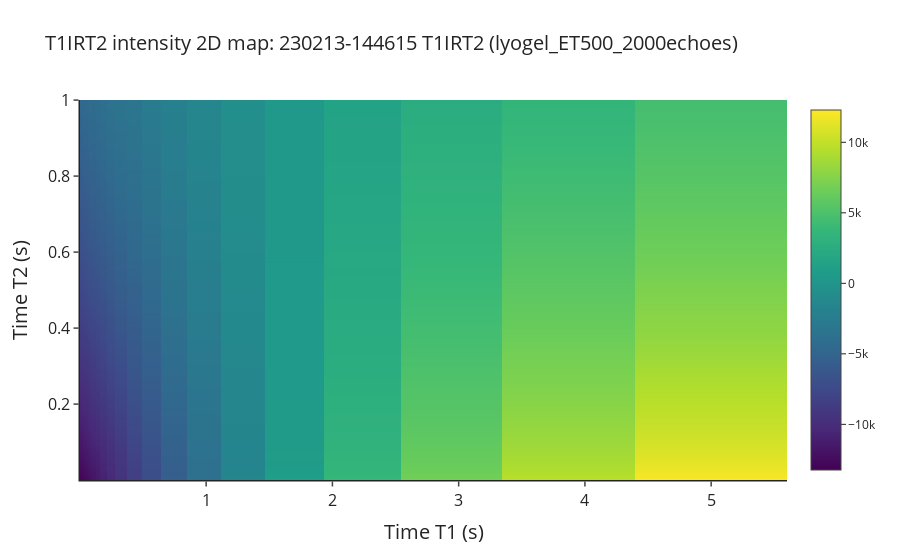

Notebook code for this chart:
### Markdown cell above
#### Process and plot data

### Code cell
# Define experiment filename
T2Bulk_filename = '230213-144615 T1IRT2 (lyogel_ET500_2000echoes)'

# Process experiment data
experiment = spinsolveproc.SpinsolveExperiment(data_filepath / T2Bulk_filename)
experiment.load()
output_dict = experiment.process()
figure, experiment_name = experiment.plot(output_dict)
figure[0].show()

### Figure 1 — Plotly figure (JSON) as saved in the notebook; plotly's stock layout.template omitted (floating-point values rounded to 4 significant figures; data arrays with more than 128 entries replaced by an {"elided": "..."} marker saying what was removed)
{"data": [{"colorscale": [[0, "#440154"], [0.1111, "#482878"], [0.2222, "#3e4989"], [0.3333, "#31688e"], [0.4444, "#26828e"], [0.5556, "#1f9e89"], [0.6667, "#35b779"], [0.7778, "#6ece58"], [0.8889, "#b5de2b"], [1, "#fde725"]], "type": "heatmap", "x": [0.001, 0.001316, 0.001732, 0.00228, 0.003001, 0.00395, 0.005199, 0.006843, 0.009007, 0.01185, 0.0156, 0.02054, 0.02703, 0.03558, 0.04683, 0.06163, 0.08112, 0.1068, 0.1405, 0.185, 0.2435, 0.3204, 0.4218, 0.5551, 0.7307, 0.9617, 1.266, 1.666, 2.193, 2.886, 3.799, 5], "y": {"elided": "2000 float values"}, "z": {"elided": "2000x32 float values"}}], "layout": {"title": {"text": "T1IRT2 intensity 2D map: 230213-144615 T1IRT2 (lyogel_ET500_2000echoes)"}, "xaxis": {"title": {"text": "Time T1 (s)"}}, "yaxis": {"title": {"text": "Time T2 (s)"}}}}
